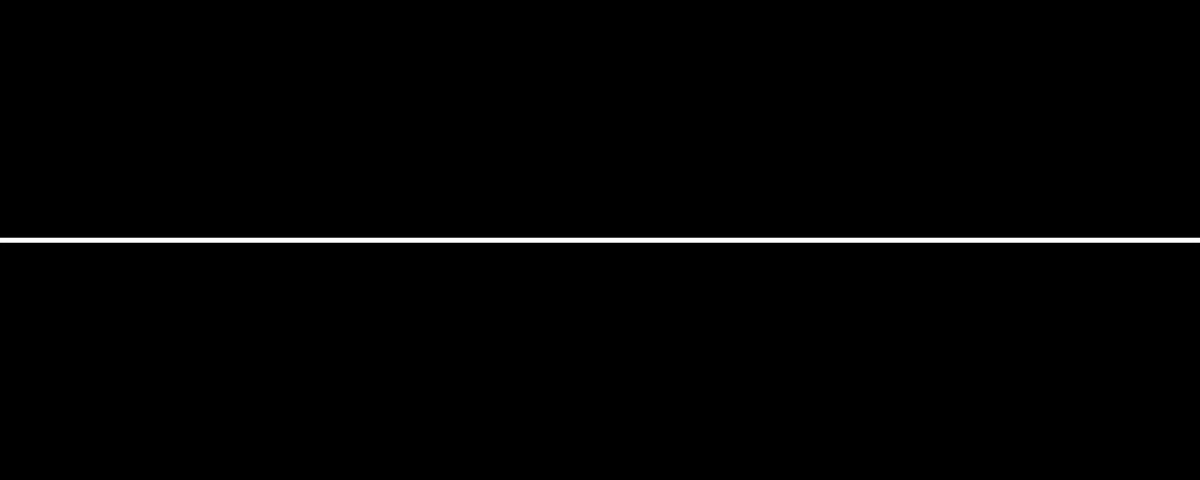
Frame 1 (no input)
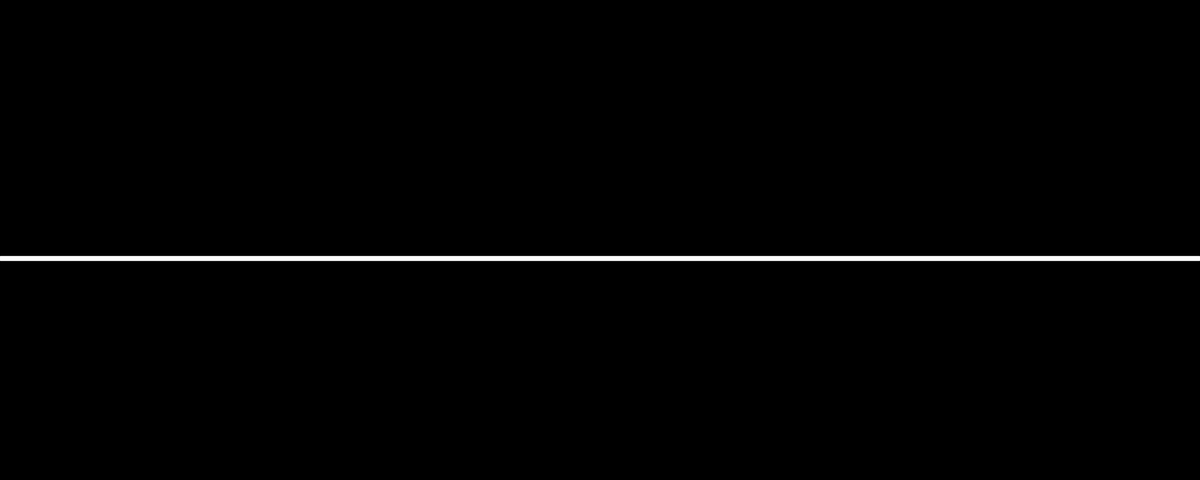
Frame 60 (the mouse pressed at the canvas centre just before this capture)
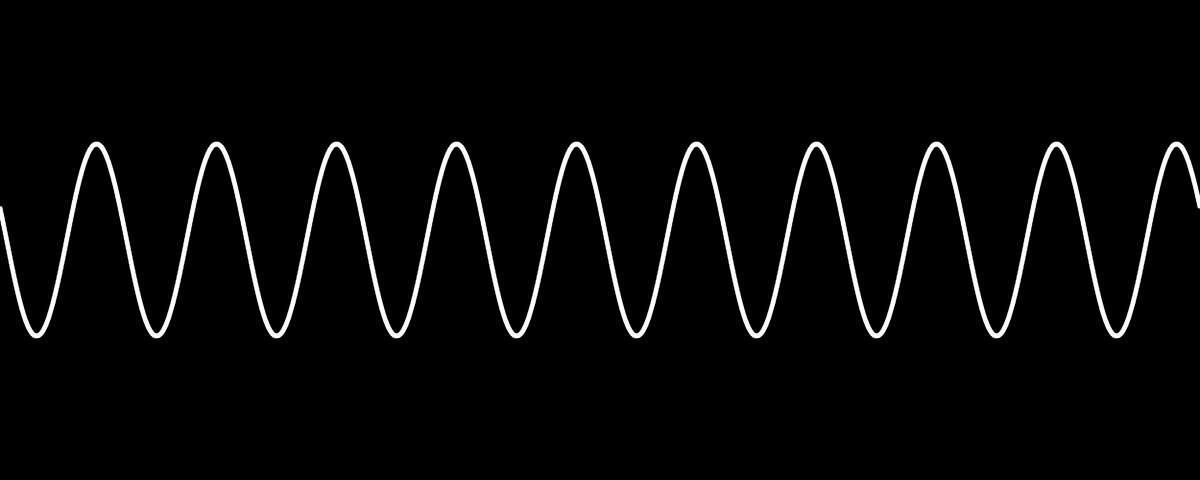
Frame 120 (the mouse held since frame 60 and released just before this capture)

The Processing sketch that drew these frames (run headless with seeded random() and noise(); from frame 60 on, the mouse is pressed at the canvas centre):

// Processing sketch: WaveAddVisualize
// ── WaveAddVisualize.pde
///////////////////////////////////////////////////////////////////////////////////////////////////////////////////
// This sketch creates a visual representation of two sinusodial waves, with moving phases, added together.      //
// The frequency of each wave changes by the position of your mouse relative to the canvas.                      //
// The up- down- left- and right-keyes  change the speed of the pahse change. Basically how fast the waves move. //
///////////////////////////////////////////////////////////////////////////////////////////////////////////////////


float xfreq,yfreq; // freq is automultiplied by TWO_PI, so f=1 gives one full sine-wave
float maxfreq = 20; // maximum frequency of either wave
float phi1 = 0;  // phase offset of wave1
float phi2 = 0;  // phase offset of wave2
Wave wave1;
Wave wave2;
float[] sum;  // summation of all the waves
float phaseSpeed1 = 0.05; // speed of phase change of phi1. Updated once per loop.
float phaseSpeed2 = 0.05; // speed of phase change of phi1. Updated once per loop.

void setup() 
{
  size(2500,1000);
  wave1 = new Wave(width,1,100,0);
  wave2 = new Wave(width,4,100,0);
  sum = new float[width];
}



void draw() 
{
  background(0);
  
  /* user input to change wave parameters */
  xfreq = constrain(mouseX*maxfreq/width,0,maxfreq);
  yfreq = constrain(mouseY*maxfreq/height,0,maxfreq);
  
  /* wave updates */
  wave1.changeFreqPhase(xfreq, phi1);
  wave2.changeFreqPhase(yfreq, phi2);
  sum = addArray(wave1.wave,wave2.wave);
  
  /* Draw methods */
  drawArrayVertex(sum,255,10,height/2);
  //drawArrayColorful(sum,255,10,height/2,phi1);
  //drawArray(sum, 255, 10, height/2);
  
  /* update the offset to create a moving wave */
  phi1 += phaseSpeed1;
  phi2 += phaseSpeed2;
}


/* manages user input to change the moving speed of each individual wave */
void keyPressed()
{
  if(keyCode == UP) {
    phaseSpeed1 -=0.01;
  }
  if(keyCode == DOWN) {
    phaseSpeed1 +=0.01;
  }
  if(keyCode == LEFT) {
    phaseSpeed2 -=0.01;
  }
  if(keyCode == RIGHT) {
    phaseSpeed2 +=0.01;
  }
  if(key == 's' || key == 'S') {
    phaseSpeed1 = 0;
    phaseSpeed2 = 0;
    phi1 = 0;
    phi2 = 0;
  }
  if(key == 'r' || key == 'R') {
    phaseSpeed1 = 0.05;
    phaseSpeed2 = 0.05;
    phi1 = 0;
    phi2 = 0;
  }
}


/* Adds two arrays value by value */
float[] addArray(float[] arr1, float[] arr2)
{
    float[] sum = new float[arr1.length];
    for (int i = 0; i<arr1.length;i++){
      sum[i] = arr1[i]+arr2[i];
    }
    return sum;
}

// ── DrawFunctions.pde
/* Different Functions to plot the waves on the canvas */



// draws an wave in a seemingly random colorspectrum that's always moving
void drawArrayColorful(float[] array, color c, int strokeWeight, float yOffset, float phase) 
{
  smooth();
  strokeWeight(strokeWeight);
  for (int i = 0; i<array.length; i++)
  {
    c = color(200+55*sin(i*.7*TWO_PI/width +phase/2),200+55*sin(i*.2*TWO_PI/width+phase),125+125*sin(i*TWO_PI/width+phase/3));
    stroke(c);
    point(i,array[i] + height/2);
  }
}



// draws an array in Dot-Form
void drawArray(float[] array, color c, int strokeWeight, float yOffset) 
{
  smooth();
  stroke(c);
  
  strokeWeight(strokeWeight);
  for (int i = 0; i<array.length; i++)
  {
    point(i,array[i] + height/2);
  }
}



// Draws an Array in vertex Form, as one continous line 
void drawArrayVertex(float[] array, color c, int strokeWeight, float yOffset) 
{
  strokeWeight(strokeWeight);
  stroke(c);
  beginShape(LINES);
  for ( int i = 0; i < array.length; i++) {
    vertex(i,array[i]+ yOffset);
  }
  endShape();
}

// ── Wave.pde
/* Wave class which allows to create new Wave Objects stored in an array of the width of the canvas*/

class Wave {
  float[] wave;
  float freq; // is multiplied by TWO_PI
  float phase; // in radians
  float amplitude;
  
  Wave(int arrayLength, float _freq, float _amplitude, float _phase)
  {
    // arrayLenth is the width of the screen 
    wave = new float[arrayLength];
    freq = _freq;
    phase = _phase;
    amplitude = _amplitude;
    
    calcWave();
  }
  void changeFrequency (float newFreq)
  {
    this.freq = newFreq;
    calcWave();
  }
  
  void changeAmplitude (float newAmplitude)
  {
     amplitude = newAmplitude;
     calcWave();
  }
  
  void changePhase(float newPhase)
  {
    this.phase = newPhase;
    calcWave();
  }
  
  void changeFreqPhase (float newFreq, float newPhase)
  {
    freq = newFreq;
    phase = newPhase;
    calcWave();
  }
  
  // calculation of one wave cycle for the whole array meaning once for the whole Screen
  void calcWave () 
  {
    
    for(int i = 0; i< wave.length;i++) 
    {
      wave[i] = amplitude*sin(float(i)*TWO_PI*freq/wave.length + phase);
    }
  }
}
